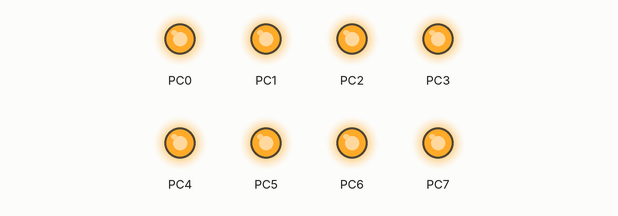
Simulated run of this program. Board: ATmega16, built with avr-gcc and emulated at 12 MHz. On the bench: output pins drawn as LEDs (lit = HIGH).

Above: at 0.2 s.
At 1.7 s:
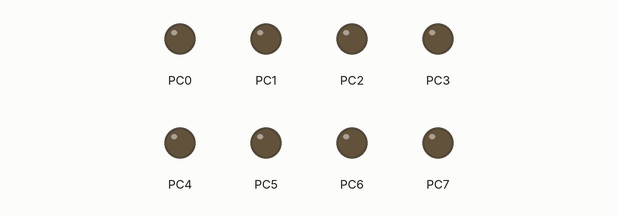
Timing chart, 0 to 3.0 s (numbered marks = the images above):
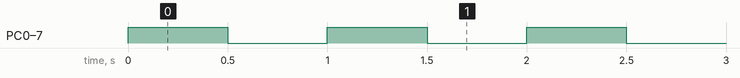

The program:

main.cpp
```cpp
/*
 * Interrupt.cpp
 *
 * Created: 19-Jun-17 12:25:44 PM
 * Author : Emancipator
 */

#define F_CPU 12000000
#include <avr/io.h>
#include <util/delay.h>
#include <avr/interrupt.h>

int main(void)
{
	DDRC = 0xFF;
	PORTC = 0x00;

	//sei();
	//GICR = (1<<INT0);

    /* Replace with your application code */
    while (1)
    {
		PORTC = 0xFF;
		_delay_ms(500);
		PORTC = 0x00;
		_delay_ms(500);
	}
}

/*ISR(INT0_vect)
{
	PORTC = 0xFF;
	_delay_ms(2000);
	PORTC = 0x00;
}*/
```

Measured:
- by itself, PC0–7: alternates HIGH for 0.50 s and LOW for 0.50 s
